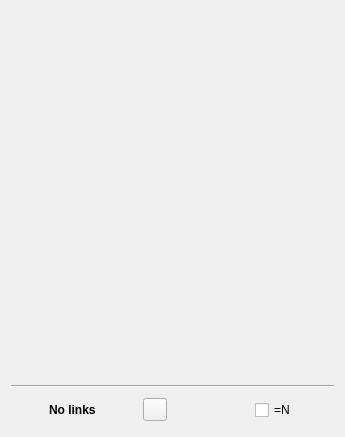
<?xml version="1.0" encoding="UTF-8"?>
<ui version="4.0">
 <class>THT</class>
 <widget class="QWidget" name="THT">
  <property name="geometry">
   <rect>
    <x>0</x>
    <y>0</y>
    <width>345</width>
    <height>437</height>
   </rect>
  </property>
  <property name="windowTitle">
   <string>Trader's Home Task</string>
  </property>
  <layout class="QGridLayout" name="gridLayout_5">
   <item row="0" column="0" colspan="6">
    <widget class="QWidget" name="widgetTickers" native="true">
     <property name="sizePolicy">
      <sizepolicy hsizetype="Preferred" vsizetype="Preferred">
       <horstretch>0</horstretch>
       <verstretch>1</verstretch>
      </sizepolicy>
     </property>
    </widget>
   </item>
   <item row="1" column="0" colspan="6">
    <widget class="Line" name="line">
     <property name="orientation">
      <enum>Qt::Horizontal</enum>
     </property>
    </widget>
   </item>
   <item row="2" column="0">
    <widget class="Target" name="target" native="true">
     <property name="minimumSize">
      <size>
       <width>32</width>
       <height>32</height>
      </size>
     </property>
     <property name="maximumSize">
      <size>
       <width>32</width>
       <height>32</height>
      </size>
     </property>
    </widget>
   </item>
   <item row="2" column="1">
    <widget class="QStackedWidget" name="stackLinks">
     <property name="sizePolicy">
      <sizepolicy hsizetype="Maximum" vsizetype="Preferred">
       <horstretch>0</horstretch>
       <verstretch>0</verstretch>
      </sizepolicy>
     </property>
     <property name="currentIndex">
      <number>0</number>
     </property>
     <widget class="QWidget" name="page_5">
      <layout class="QGridLayout" name="gridLayout_4">
       <property name="margin">
        <number>0</number>
       </property>
       <item row="0" column="0">
        <widget class="QLabel" name="labelNoLinks">
         <property name="font">
          <font>
           <weight>75</weight>
           <bold>true</bold>
          </font>
         </property>
         <property name="text">
          <string>No links</string>
         </property>
        </widget>
       </item>
      </layout>
     </widget>
     <widget class="QWidget" name="page_6">
      <layout class="QGridLayout" name="gridLayout_3">
       <property name="margin">
        <number>0</number>
       </property>
       <property name="spacing">
        <number>0</number>
       </property>
       <item row="0" column="0">
        <widget class="QLabel" name="labelAG_n">
         <property name="toolTip">
          <string>Advanced Get and ESignal links</string>
         </property>
         <property name="text">
          <string>AG:</string>
         </property>
        </widget>
       </item>
       <item row="0" column="1">
        <widget class="QLabel" name="labelAG">
         <property name="toolTip">
          <string>Advanced Get and ESignal links</string>
         </property>
        </widget>
       </item>
       <item row="0" column="2">
        <spacer name="horizontalSpacer_2">
         <property name="orientation">
          <enum>Qt::Horizontal</enum>
         </property>
         <property name="sizeType">
          <enum>QSizePolicy::Fixed</enum>
         </property>
         <property name="sizeHint" stdset="0">
          <size>
           <width>6</width>
           <height>20</height>
          </size>
         </property>
        </spacer>
       </item>
       <item row="0" column="3">
        <widget class="QLabel" name="labelGB_n">
         <property name="toolTip">
          <string>Graybox links</string>
         </property>
         <property name="text">
          <string>GB:</string>
         </property>
        </widget>
       </item>
       <item row="0" column="4">
        <widget class="QLabel" name="labelGB">
         <property name="toolTip">
          <string>Graybox links</string>
         </property>
        </widget>
       </item>
       <item row="0" column="5">
        <spacer name="horizontalSpacer_3">
         <property name="orientation">
          <enum>Qt::Horizontal</enum>
         </property>
         <property name="sizeType">
          <enum>QSizePolicy::Fixed</enum>
         </property>
         <property name="sizeHint" stdset="0">
          <size>
           <width>6</width>
           <height>20</height>
          </size>
         </property>
        </spacer>
       </item>
       <item row="0" column="6">
        <widget class="QLabel" name="labelO_n">
         <property name="toolTip">
          <string>Other links</string>
         </property>
         <property name="text">
          <string>O:</string>
         </property>
        </widget>
       </item>
       <item row="0" column="8">
        <widget class="QLabel" name="labelO">
         <property name="toolTip">
          <string>Other links</string>
         </property>
        </widget>
       </item>
       <item row="0" column="9">
        <spacer name="horizontalSpacer_4">
         <property name="orientation">
          <enum>Qt::Horizontal</enum>
         </property>
         <property name="sizeHint" stdset="0">
          <size>
           <width>0</width>
           <height>20</height>
          </size>
         </property>
        </spacer>
       </item>
      </layout>
     </widget>
    </widget>
   </item>
   <item row="2" column="2">
    <widget class="ToolButtonNoMenuIndicator" name="pushLinks">
     <property name="toolTip">
      <string>Link points</string>
     </property>
     <property name="icon">
      <iconset resource="tht.qrc">
       <normaloff>:/images/links-load.png</normaloff>:/images/links-load.png</iconset>
     </property>
     <property name="popupMode">
      <enum>QToolButton::InstantPopup</enum>
     </property>
    </widget>
   </item>
   <item row="2" column="3">
    <spacer name="horizontalSpacer">
     <property name="orientation">
      <enum>Qt::Horizontal</enum>
     </property>
     <property name="sizeHint" stdset="0">
      <size>
       <width>0</width>
       <height>20</height>
      </size>
     </property>
    </spacer>
   </item>
   <item row="2" column="4">
    <widget class="QCheckBox" name="checkNyse">
     <property name="text">
      <string>=N</string>
     </property>
    </widget>
   </item>
   <item row="2" column="5">
    <widget class="QStackedWidget" name="stackBusy">
     <property name="sizePolicy">
      <sizepolicy hsizetype="Maximum" vsizetype="Maximum">
       <horstretch>0</horstretch>
       <verstretch>0</verstretch>
      </sizepolicy>
     </property>
     <property name="currentIndex">
      <number>0</number>
     </property>
     <widget class="QWidget" name="page">
      <layout class="QGridLayout" name="gridLayout">
       <property name="margin">
        <number>0</number>
       </property>
       <item row="0" column="0">
        <widget class="QLabel" name="labelNotBusy">
         <property name="minimumSize">
          <size>
           <width>32</width>
           <height>32</height>
          </size>
         </property>
         <property name="maximumSize">
          <size>
           <width>32</width>
           <height>32</height>
          </size>
         </property>
         <property name="toolTip">
          <string>THT is ready</string>
         </property>
         <property name="pixmap">
          <pixmap resource="tht.qrc">:/images/ready.png</pixmap>
         </property>
         <property name="alignment">
          <set>Qt::AlignCenter</set>
         </property>
        </widget>
       </item>
      </layout>
     </widget>
     <widget class="QWidget" name="page_2">
      <layout class="QGridLayout" name="gridLayout_2">
       <property name="margin">
        <number>0</number>
       </property>
       <item row="0" column="0">
        <widget class="QLabel" name="labelBusy">
         <property name="minimumSize">
          <size>
           <width>32</width>
           <height>32</height>
          </size>
         </property>
         <property name="maximumSize">
          <size>
           <width>32</width>
           <height>32</height>
          </size>
         </property>
         <property name="toolTip">
          <string>THT is busy</string>
         </property>
         <property name="pixmap">
          <pixmap resource="tht.qrc">:/images/locked.png</pixmap>
         </property>
         <property name="alignment">
          <set>Qt::AlignCenter</set>
         </property>
        </widget>
       </item>
      </layout>
     </widget>
    </widget>
   </item>
  </layout>
 </widget>
 <layoutdefault spacing="6" margin="11"/>
 <customwidgets>
  <customwidget>
   <class>Target</class>
   <extends>QWidget</extends>
   <header>target.h</header>
   <container>1</container>
   <slots>
    <signal>dropped(QPoint)</signal>
    <signal>middleClick()</signal>
   </slots>
  </customwidget>
  <customwidget>
   <class>ToolButtonNoMenuIndicator</class>
   <extends>QToolButton</extends>
   <header>toolbuttonnomenuindicator.h</header>
  </customwidget>
 </customwidgets>
 <tabstops>
  <tabstop>pushLinks</tabstop>
  <tabstop>checkNyse</tabstop>
 </tabstops>
 <resources>
  <include location="tht.qrc"/>
 </resources>
 <connections>
  <connection>
   <sender>target</sender>
   <signal>dropped(QPoint)</signal>
   <receiver>THT</receiver>
   <slot>slotTargetDropped(QPoint)</slot>
   <hints>
    <hint type="sourcelabel">
     <x>28</x>
     <y>416</y>
    </hint>
    <hint type="destinationlabel">
     <x>32</x>
     <y>469</y>
    </hint>
   </hints>
  </connection>
  <connection>
   <sender>target</sender>
   <signal>middleClick()</signal>
   <receiver>THT</receiver>
   <slot>slotClearLinks()</slot>
   <hints>
    <hint type="sourcelabel">
     <x>18</x>
     <y>417</y>
    </hint>
    <hint type="destinationlabel">
     <x>20</x>
     <y>468</y>
    </hint>
   </hints>
  </connection>
 </connections>
 <slots>
  <slot>slotTargetDropped(QPoint)</slot>
  <slot>slotClearLinks()</slot>
 </slots>
</ui>
